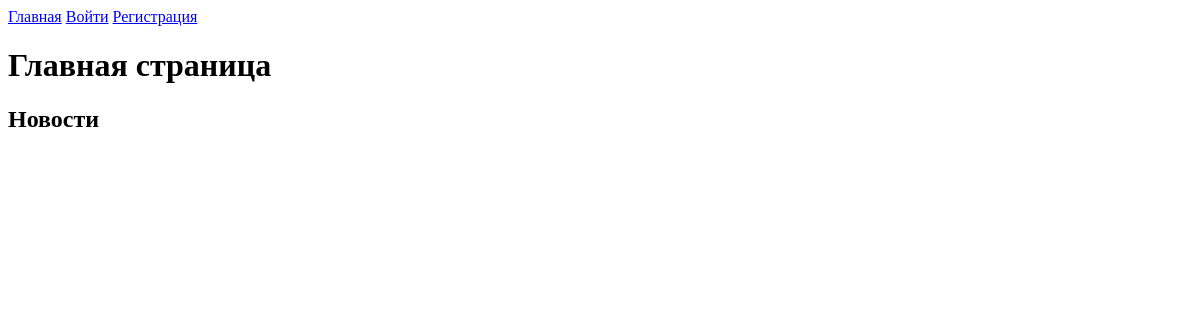
The app's page /, older data.
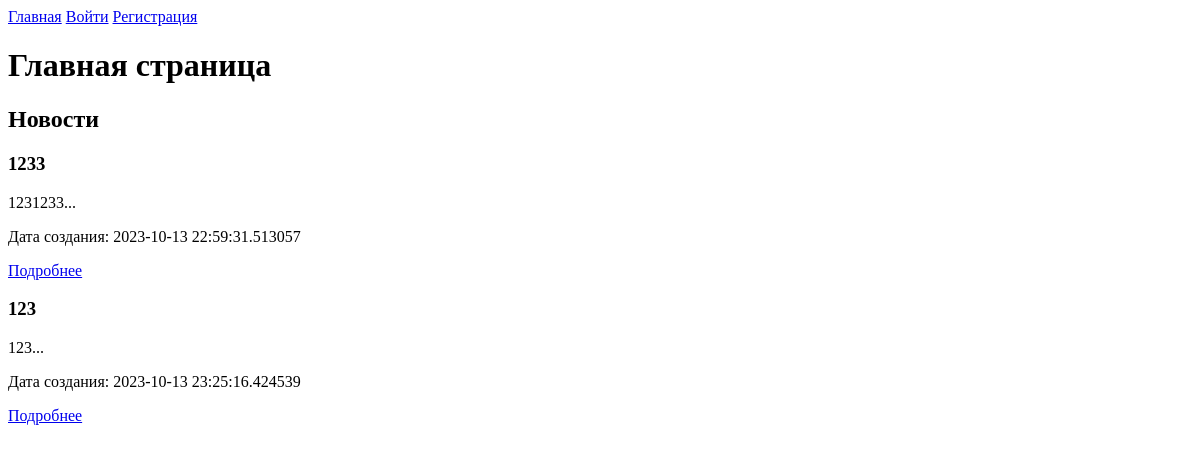
The same page, newer data.
### app/app_service.py (models this page shows)
class Post(db.Model):
    id = db.Column(db.Integer, primary_key=True)
    title = db.Column(db.String(100), nullable=False)
    content = db.Column(db.String(255), nullable=False)
    created_at = db.Column(db.DateTime, default=datetime.now)
    user_id = db.Column(db.Integer, db.ForeignKey('user.id'), nullable=False)
    author = db.relationship('User', backref='posts')
    comments = db.relationship('Comment', backref='post', lazy='dynamic')

### app/app_service.py (the view)
@app.route('/')
@limiter.limit("3 per second")
def index():
    posts = Post.query.all()
    return render_template('index.html', title="Главная страница", posts=posts)

### app/templates/index.html (shortened to what this page needs)
{% extends 'base.html' %}
{% block content %}
    <head>
    </head>
    <h1>Главная страница</h1>
    <h2>Новости</h2>
    <div>
        {% for post in posts %}
            <div>
                <h3>{{ post.title }}</h3>
                <p>{{ post.content[:300] + "..." }}</p>
                <p>Дата создания: {{ post.created_at }}</p>
                <a href="{{ url_for('view_post', post_id=post.id) }}">Подробнее</a>
            </div>
        {% endfor %}
    </div>
{% endblock %}

### app/templates/base.html (shortened to what this page needs)
<!DOCTYPE html>
<html lang="ru">
<head>
    <link type="text/css" href="{{ url_for('static', filename='css/styles.css')}}" rel="stylesheet">
</head>
<body>
    <div>
        <div>
            <a href="/">Главная</a>
            {% if current_user.is_authenticated %}
                <a href="/new_post">Создать пост</a>
                <a href="/my_profile">Мой профиль</a>
                <a href="/logout">Выйти</a>
            {% else %}
                <a href="/login">Войти</a>
                <a href="/register">Регистрация</a>
            {% endif %}
        </div>
        <div>
            {% block content %}
            {% endblock %}
        </div>
    </div>
</body>
</html>

Row changes from the older to the newer data that the page shows:
added Post: title "1233", content "1231233...", created_at "2023-10-13 22:59:31.513057"
added Post: title "123", content "123...", created_at "2023-10-13 23:25:16.424539"
